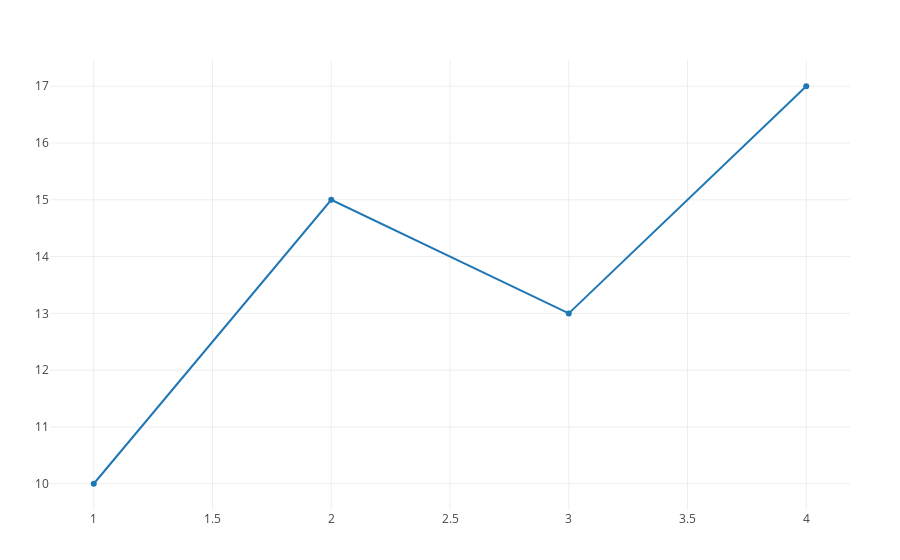

Write notebook code for a chart like this one.
### Markdown cell above
### Simple line scatter

* First define your traces containing your x,y data, then pass them to the plot() function

### Code cell
function linescatter()
    trace1 = scatter(;x=1:4, y=[10, 15, 13, 17])
    plot(trace1)
end
linescatter()

### Figure 1 — Plotly figure (JSON) as saved in the notebook; plotly's stock layout.template omitted (floating-point values rounded to 4 significant figures)
{"data": [{"y": [10, 15, 13, 17], "type": "scatter", "x": [1, 2, 3, 4]}], "layout": {"margin": {"r": 50, "l": 50, "b": 50, "t": 60}}}
